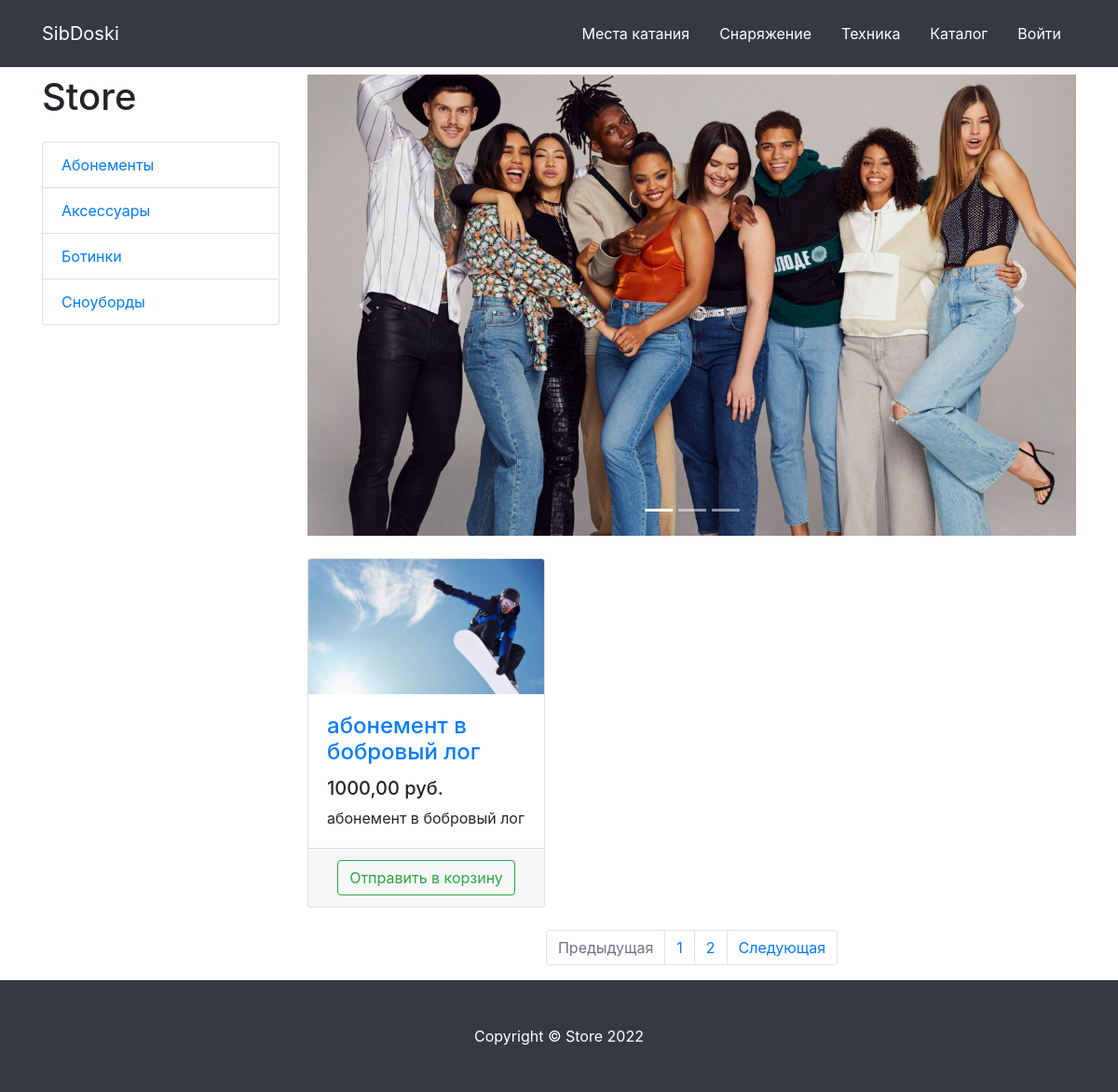
Screenshot of /products/ with the database file from the repository.
### products/models.py (models this page shows, shortened)
class ProductCategory(models.Model):
    name = models.CharField(max_length=128, unique=True)
    description = models.TextField(null=True, blank=True)
    class Meta:
        verbose_name = 'category'
        verbose_name_plural = 'categories'

class Product(models.Model):
    name = models.CharField(max_length=256, unique=True)
    description = models.TextField()
    price = models.DecimalField(max_digits=6, decimal_places=2)
    quantity = models.PositiveIntegerField(default=0)
    image = models.ImageField(upload_to='products_images')
    category = models.ForeignKey(to=ProductCategory, on_delete=models.CASCADE)
    class Meta:
        verbose_name = 'product'
        verbose_name_plural = 'products'

### products/views.py (the view)
# urls.py: path('', ProductsListView.as_view(), name='index'),
class ProductsListView(TitleMixin, ListView):
    model = Product
    template_name = 'products/products.html'
    paginate_by = 1
    title = 'SibDoski - Каталог'
    def get_queryset(self):
        queryset = super(ProductsListView, self).get_queryset()
        category_id = self.kwargs.get('category_id')
        return queryset.filter(category_id=category_id) if category_id else queryset
    def get_context_data(self, *, object_list=None, **kwargs):
        context = super(ProductsListView, self).get_context_data()
        context['categories'] = ProductCategory.objects.all()
        return context

### common/views.py (called while the page is built)
    def get_context_data(self, **kwargs):
        context = super(TitleMixin, self).get_context_data(**kwargs)
        context['title'] = self.title
        return context

### products/context_processors.py (called while the page is built)
def baskets(request):
    user = request.user
    return {'baskets': Basket.objects.filter(user=user) if user.is_authenticated else []}

### products/templates/products/products.html (shortened to what this page needs)
{% extends 'products/base.html'%}
{%block css%}
    <link href="/static/vendor/css/products.css" rel="stylesheet">
{%endblock%}
{%block content%}
<div class="container">
    <div class="row">
        <div class="col-lg-3">
            <h1 class="my-4">Store</h1>
            <div class="list-group">
                {% for category in categories %}
                <a href="{% url 'products:category' category.id %}" class="list-group-item">
                    {{category.name}}
                </a>
                {% endfor %}
            </div>
        </div>
        <div class="col-lg-9">
            <div id="carouselExampleIndicators" class="carousel slide my-4" data-ride="carousel">
                <ol class="carousel-indicators">
                    <li data-target="#carouselExampleIndicators" data-slide-to="0" class="active"></li>
                    <li data-target="#carouselExampleIndicators" data-slide-to="1"></li>
                    <li data-target="#carouselExampleIndicators" data-slide-to="2"></li>
                </ol>
                <div class="carousel-inner" role="listbox">
                    <div class="carousel-item active">
                        <img class="d-block img-fluid" src="/static/vendor/img/slides/slide-1.jpg" alt="First slide">
                    </div>
                </div>
                <a class="carousel-control-prev" href="#carouselExampleIndicators" role="button" data-slide="prev">
                    <span class="carousel-control-prev-icon" aria-hidden="true"></span>
                </a>
                <a class="carousel-control-next" href="#carouselExampleIndicators" role="button" data-slide="next">
                    <span class="carousel-control-next-icon" aria-hidden="true"></span>
                </a>
            </div>
            <div class="row">
                {% for product in object_list %}
                <div class="col-lg-4 col-md-6 mb-4">
                    <div class="card h-100">
                        <a href="#">
                            <img class="card-img-top"
                                 src="{{ product.image.url}}"
                                 alt="">
                        </a>
                        <div class="card-body">
                            <h4 class="card-title">
                                <a href="#">{{ product.name }}</a>
                            </h4>
                            <h5>{{ product.price }} руб.</h5>
                            <p class="card-text">{{ product.description }}</p>
                        </div>
                        <div class="card-footer text-center">
                            <a  class="btn btn-outline-success" href="{% url 'products:basket_add' product.id%}">
                                Отправить в корзину
                            </a>
                        </div>
                    </div>
                </div>
                {% endfor %}
            </div>
            <nav aria-label="Page navigation example">
                <ul class="pagination justify-content-center">
                    <li class="page-item {% if not page_obj.has_previous %} disabled {%endif%}">
                        <a class="page-link"
                           href="{% if page_obj.has_previous%} {% url 'products:paginator' page_obj.previous_page_number%} {% else %} # {% endif %}"
                           tabindex="-1" aria-disabled="true">Предыдущая</a>
                    </li>
                    {% for page in paginator.page_range %}
                       <li class="page-item">
                           <a class="page-link" href="{% url 'products:paginator' page %}">
                               {{ page }}
                           </a>
                       </li>
                    {% endfor%}
                    <li class="page-item {% if not page_obj.has_next %} disabled {% endif %}">
                        <a class="page-link"
                           href="{% if page_obj.has_next %} {% url 'products:paginator' page_obj.next_page_number%} {% else %} # {% endif %}">
                            Следующая
                        </a>
                    </li>
                </ul>
            </nav>
        </div>
    </div>
</div>
{%endblock%}
{%block footer%}
<footer class="py-5 bg-dark">
    <div class="container">
        <p class="m-0 text-center text-white">Copyright &copy; Store 2022</p>
    </div>
</footer>
{%endblock%}

### products/templates/products/base.html (shortened to what this page needs)
<!DOCTYPE html>
<html lang="en">
<head>
    <link href="/static/vendor/bootstrap/css/bootstrap.min.css" rel="stylesheet">
    {%block css%}
    {%endblock%}
</head>
<body>
<nav class="navbar navbar-expand-lg navbar-dark bg-dark fixed-top">
    <div class="container">
        <a class="navbar-brand" href="{% url 'index'%}">SibDoski</a>
        <div class="collapse navbar-collapse" id="navbarResponsive">
            <ul class="navbar-nav ml-auto">
                <div class="nav-item">
                    <button onclick="myFunction()" class="nav-btn">Места катания</button>
                </div>
                <div class="nav-item">
                    <button onclick="myFunction2()" class="nav-btn">Снаряжение</button>
                </div>
                <div class="nav-item">
                    <button onclick="myFunction3()" class="nav-btn">Техника</button>
                </div>
                <li class="nav-item">
                    <a class="nav-link" href="{% url 'products:index' %}">Каталог
                    </a>
                </li>
                {% if user.is_authenticated %}
<li             class="nav-item dropdown">
                    <a class="nav-link dropdown-toggle" href="#" id="navbarDropdown" role="button"
                       data-bs-toggle="dropdown" aria-expanded="false">
                        <i class="fas fa-user-circle"></i>
                    </a>
                    <ul class="dropdown-menu" aria-labelledby="navbarDropdown">
                        <li>
                            <a class="dropdown-item" href="{%url 'users:profile' user.id %}">Профиль</a>
                        </li>
                        <li><a class="dropdown-item" href="orders/orders.html">Заказы</a></li>
                        {% if user.is_superuser or user.is_staff %}
                        <li><a class="dropdown-item" href="#">Админ-панель</a></li>
                        {% endif %}
                        <li>
                            <hr class="dropdown-divider">
                        </li>
                        <li>
                            <a class="dropdown-item" href="{% url 'users:logout'%}">
                                Выйти
                            </a>
                        </li>
                    </ul>
                </li>
                {% else%}
                <li class="nav-item">
                    <a class="nav-link" href="{% url 'users:login' %}"> Войти </a>
                </li>
                {% endif %}
            </ul>
        </div>
    </div>
</nav>
{%block content %} {%endblock%}
{%block footer%} {%endblock%}
</body>
</html>

### rows the page displays
ProductCategory: name "Абонементы"
ProductCategory: name "Аксессуары"
ProductCategory: name "Ботинки"
ProductCategory: name "Сноуборды"
Product: image (picture), name "абонемент в бобровый лог", price "1000,00", description "абонемент в бобровый лог"

### other values shown
{{ page }} "1" "2"
